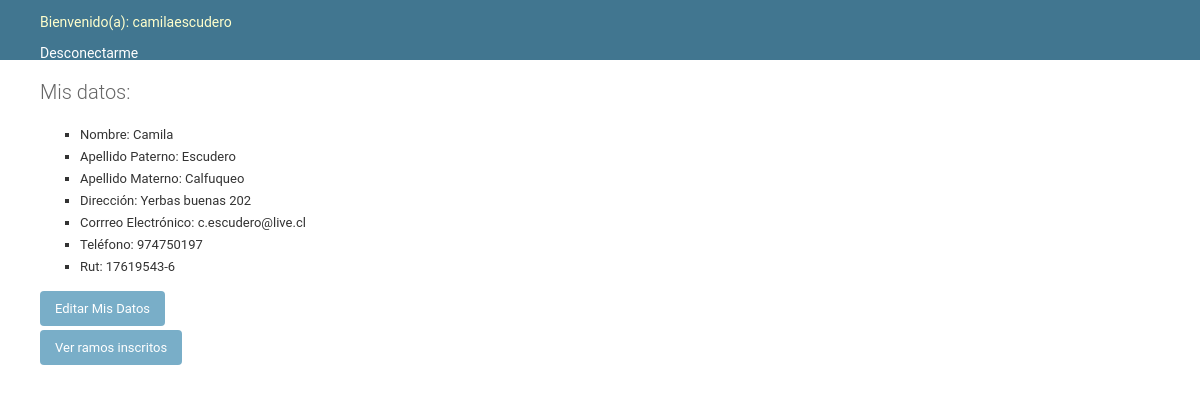
The page /nave/estudiante/ (signed in) on the database its author committed.
### polls/models.py (models this page shows, shortened)
class Estudiante(models.Model):
    username = models.CharField(max_length=50, unique=True, null=True)
    nombre = models.CharField(max_length=50)
    apellidoPaterno = models.CharField(max_length=50)
    apellidoMaterno = models.CharField(max_length=50)
    telefono = models.CharField(max_length=20,null = True)
    rut = models.CharField(max_length=10, unique=True)
    direccion = models.CharField(max_length=50)
    correoElectronico = models.CharField(max_length=50)

### polls/views.py (the view)
class ViewEstudiante(LoginRequiredMixin, generic.ListView):
    model = Estudiante
    template_name = 'polls/estudiante.html'
    def get_queryset(self):
        return Estudiante.objects.filter(username = self.request.user.username)

### polls/templates/polls/estudiante.html (shortened to what this page needs)
{% extends 'base2.html' %}
{% load static %}
{% if user.profile.role == 1%}
    {% block branding %}
    	    <p>Bienvenido(a): {{ user.get_username }}</p>
    	    <p><a href="{% url 'logout'%}?next=/nave">Desconectarme</a></p>
    {% endblock %}
    {% block content %}
        <h1>Mis datos:</h1>
        <ul>
            {% for estudiante in object_list %}
                <li>Nombre: {{ estudiante.nombre }}</li>
                <li>Apellido Paterno: {{ estudiante.apellidoPaterno }}</li>
                <li>Apellido Materno: {{ estudiante.apellidoMaterno }}</li>
                <li>Dirección: {{ estudiante.direccion }}</li>
                <li>Corrreo Electrónico: {{ estudiante.correoElectronico }}</li>
                <li>Teléfono: {{ estudiante.telefono }}</li>
                <li>Rut: {{ estudiante.rut }}</li>
             {% endfor %}
        </ul>
        <form action="/nave/editar_estudiante/" method="post">
            <input type="submit" class="btn btn-primary" value="Editar Mis Datos">
        </form>
        <form action="/nave/filtrar_ramos_estudiante/" method="get">
            <input type="submit" class="btn btn-primary" value="Ver ramos inscritos">
        </form>
    {% endblock %}
    {% else %}
        <li>No tiene permiso para ver este sitio</li>
        <form action="/nave/" method="get">
            <input type="submit" class="btn btn-primary" value="Volver">
        </form>
{% endif %}

### polls/static/polls/base.css (style rules this page uses)
body { margin: 0; padding: 0; font-size: 14px; font-family: "Roboto","Lucida Grande","DejaVu Sans","Bitstream Vera Sans",Verdana,Arial,sans-serif; color: #333; background: #fff; }
a:link, a:visited { color: #447e9b; text-decoration: none; }
p, ol, ul, dl { margin: .2em 0 .8em 0; }
p { padding: 0; line-height: 140%; }
h1,h2,h3,h4,h5 { font-weight: bold; }
h1 { margin: 0 0 20px; font-weight: 300; font-size: 20px; color: #666; }
ul li { list-style-type: square; padding: 1px 0; }
li, dt, dd { font-size: 13px; line-height: 20px; }
form { margin: 0; padding: 0; }
input, textarea, select, .form-row p, form .button { margin: 2px 0; padding: 2px 3px; vertical-align: middle; font-family: "Roboto", "Lucida Grande", Verdana, Arial, sans-serif; font-weight: normal; font-size: 13px; }
.button, input[type=submit], input[type=button], .submit-row input, a.button { background: #79aec8; padding: 10px 15px; border: none; border-radius: 4px; color: #fff; cursor: pointer; }
#header a:link, #header a:visited { color: #fff; }

### rows shown on the page
Estudiante: nombre "Camila", apellidoPaterno "Escudero", apellidoMaterno "Calfuqueo", direccion "Yerbas buenas 202", correoElectronico "c.escudero@live.cl", telefono "974750197", rut "17619543-6"

### other values the page prints
{{ user.get_username }} "camilaescudero"
